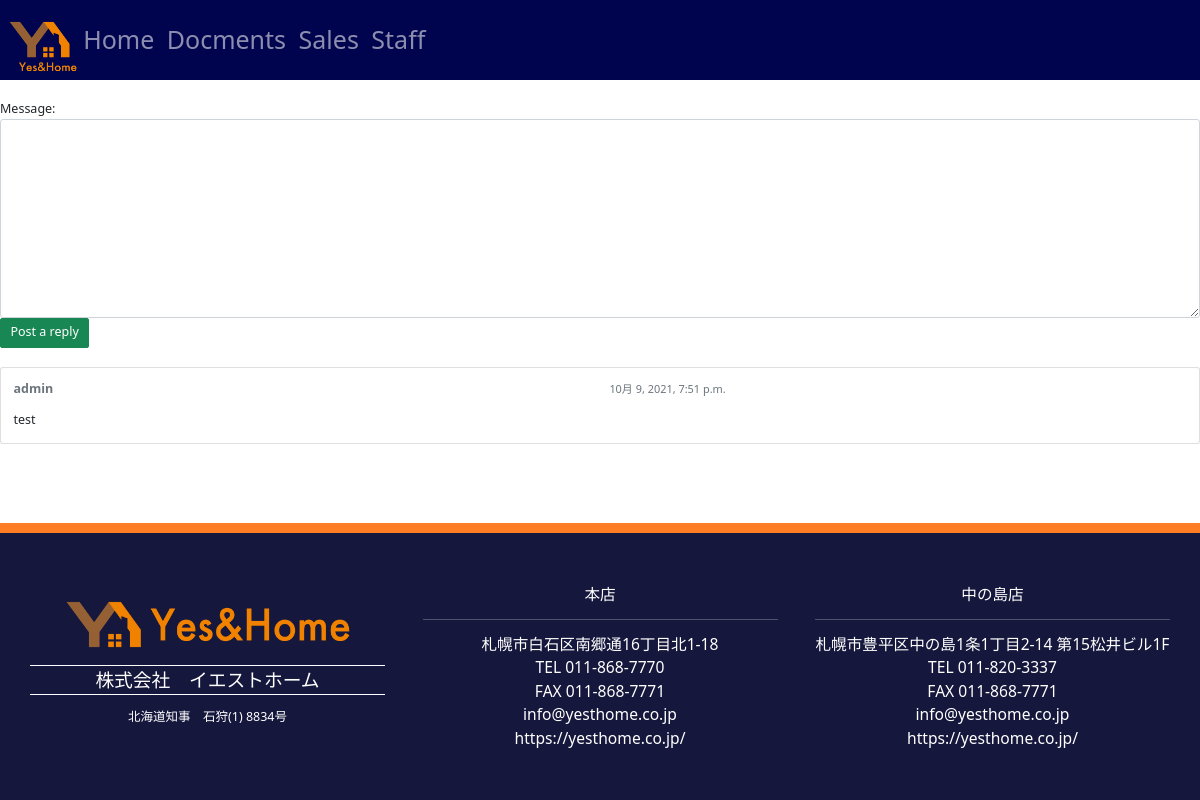
/boards/1/topics/1/reply/, run on an earlier commit of the app's database.
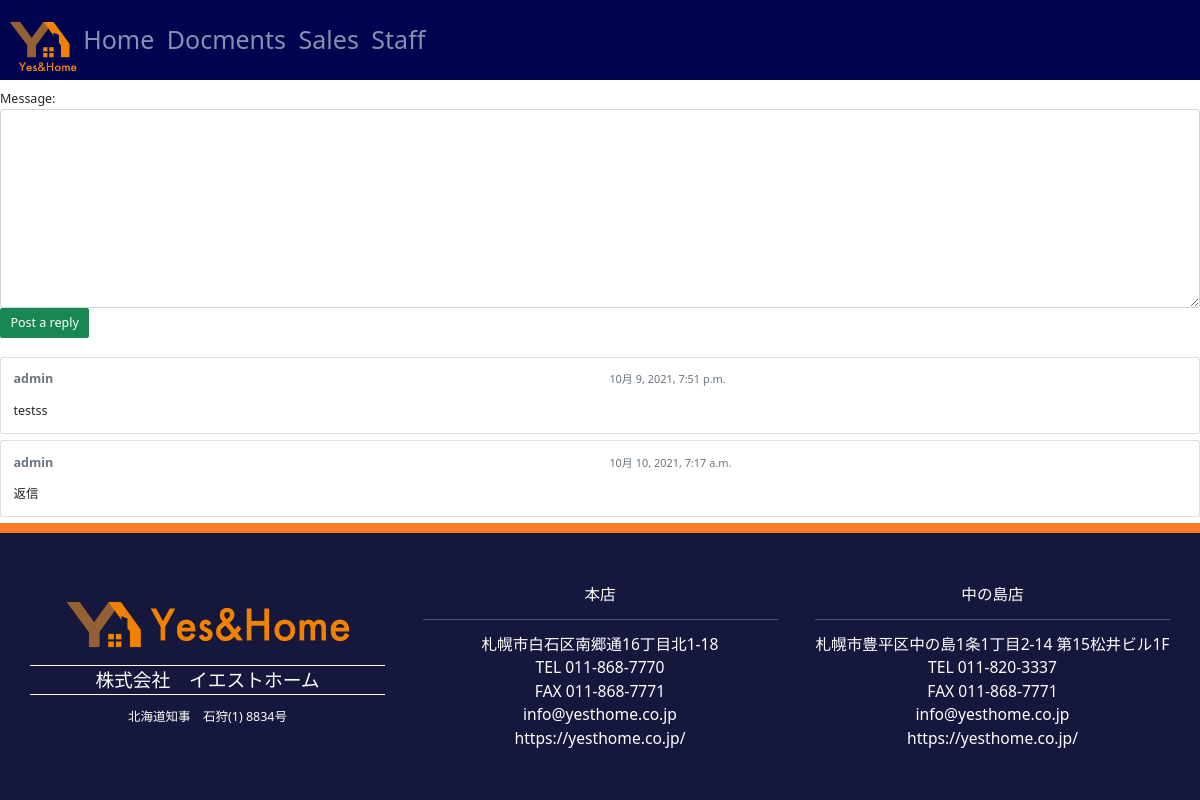
And on a later commit of the database.
### boards/models.py (models this page shows)
class Post(models.Model):
    message = models.TextField(max_length=4000)
    topic = models.ForeignKey(Topic, related_name='posts', on_delete=models.CASCADE)
    created_at = models.DateTimeField(auto_now_add=True)
    updated_at = models.DateTimeField(null=True)
    created_by = models.ForeignKey(User, related_name='posts', on_delete=models.CASCADE)
    updated_by = models.ForeignKey(User, null=True, related_name='+', on_delete=models.CASCADE)

### boards/views.py (the view)
# urls.py: path('<int:pk>/topics/<int:topic_pk>/reply/', views.reply_topic, name='reply_topic'),
def reply_topic(request, pk, topic_pk):
    topic = get_object_or_404(Topic, board__pk=pk, pk=topic_pk)
    if request.method == 'POST':
        form = PostForm(request.POST)
        if form.is_valid():
            post = form.save(commit=False)
            post.topic = topic
            post.created_by = request.user
            post.save()
            return redirect('topic_posts', pk=pk, topic_pk=topic_pk)
    else:
        form = PostForm()
    return render(request, 'reply_topic.html', {'topic': topic, 'form': form})

### boards/forms.py
class PostForm(forms.ModelForm):
    class Meta:
        model = Post
        fields = ['message', ]

### boards/templatetags/form_tags.py (called while the page is built)
@register.filter
def input_class(bound_field):
    css_class = ''
    if bound_field.form.is_bound:
        if bound_field.errors:
            css_class = 'is-invalid'
        elif field_type(bound_field) != 'PasswordInput':
            css_class = 'is-valid'
    return 'form-control {}'.format(css_class)

### templates/reply_topic.html (shortened to what this page needs)
{% extends 'base.html' %}
{% load static %}
{% block content %}
  <form method="post" class="mb-4" novalidate>
    {% include 'includes/form.html' %}
    <button type="submit" class="btn btn-success">Post a reply</button>
  </form>
  {% for post in topic.posts.all %}
    <div class="card mb-2">
      <div class="card-body p-3">
        <div class="row mb-3">
          <div class="col-6">
            <strong class="text-muted">{{ post.created_by.username }}</strong>
          </div>
          <div class="col-6 text-right">
            <small class="text-muted">{{ post.created_at }}</small>
          </div>
        </div>
        {{ post.message }}
      </div>
    </div>
  {% endfor %}
{% endblock %}

What changed in the data, as far as the page shows it:
changed Post: message "test" → "testss"
added Post: created_by.username "admin", created_at "10月 10, 2021, 7:17 a.m.", message "返信"
